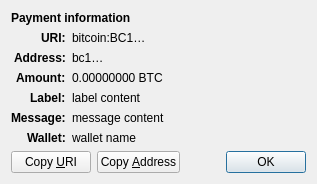
<?xml version="1.0" encoding="UTF-8"?>
<ui version="4.0">
 <class>ReceiveRequestDialog</class>
 <widget class="QDialog" name="ReceiveRequestDialog">
  <property name="geometry">
   <rect>
    <x>0</x>
    <y>0</y>
    <width>413</width>
    <height>229</height>
   </rect>
  </property>
  <property name="windowTitle">
   <string>Request payment to …</string>
  </property>
  <layout class="QGridLayout" name="gridLayout" columnstretch="0,1">
   <property name="sizeConstraint">
    <enum>QLayout::SetFixedSize</enum>
   </property>
   <item row="1" column="0" colspan="2">
    <widget class="QLabel" name="payment_header">
     <property name="font">
      <font>
       <weight>75</weight>
       <bold>true</bold>
      </font>
     </property>
     <property name="text">
      <string>Payment information</string>
     </property>
     <property name="textInteractionFlags">
      <set>Qt::NoTextInteraction</set>
     </property>
    </widget>
   </item>
   <item row="2" column="0" alignment="Qt::AlignRight|Qt::AlignTop">
    <widget class="QLabel" name="uri_tag">
     <property name="font">
      <font>
       <weight>75</weight>
       <bold>true</bold>
      </font>
     </property>
     <property name="text">
      <string notr="true">URI:</string>
     </property>
     <property name="textFormat">
      <enum>Qt::PlainText</enum>
     </property>
     <property name="textInteractionFlags">
      <set>Qt::NoTextInteraction</set>
     </property>
    </widget>
   </item>
   <item row="2" column="1" alignment="Qt::AlignTop">
    <widget class="QLabel" name="uri_content">
     <property name="text">
      <string notr="true">bitcoin:BC1…</string>
     </property>
     <property name="textFormat">
      <enum>Qt::RichText</enum>
     </property>
     <property name="wordWrap">
      <bool>true</bool>
     </property>
     <property name="textInteractionFlags">
      <set>Qt::TextSelectableByMouse</set>
     </property>
    </widget>
   </item>
   <item row="3" column="0" alignment="Qt::AlignRight|Qt::AlignTop">
    <widget class="QLabel" name="address_tag">
     <property name="font">
      <font>
       <weight>75</weight>
       <bold>true</bold>
      </font>
     </property>
     <property name="text">
      <string>Address:</string>
     </property>
     <property name="textInteractionFlags">
      <set>Qt::NoTextInteraction</set>
     </property>
    </widget>
   </item>
   <item row="3" column="1" alignment="Qt::AlignTop">
    <widget class="QLabel" name="address_content">
     <property name="text">
      <string notr="true">bc1…</string>
     </property>
     <property name="textFormat">
      <enum>Qt::PlainText</enum>
     </property>
     <property name="textInteractionFlags">
      <set>Qt::TextSelectableByMouse</set>
     </property>
    </widget>
   </item>
   <item row="4" column="0" alignment="Qt::AlignRight|Qt::AlignTop">
    <widget class="QLabel" name="amount_tag">
     <property name="font">
      <font>
       <weight>75</weight>
       <bold>true</bold>
      </font>
     </property>
     <property name="text">
      <string>Amount:</string>
     </property>
     <property name="textInteractionFlags">
      <set>Qt::NoTextInteraction</set>
     </property>
    </widget>
   </item>
   <item row="4" column="1" alignment="Qt::AlignTop">
    <widget class="QLabel" name="amount_content">
     <property name="text">
      <string notr="true">0.00000000 BTC</string>
     </property>
     <property name="textFormat">
      <enum>Qt::PlainText</enum>
     </property>
     <property name="textInteractionFlags">
      <set>Qt::TextSelectableByMouse</set>
     </property>
    </widget>
   </item>
   <item row="5" column="0" alignment="Qt::AlignRight|Qt::AlignTop">
    <widget class="QLabel" name="label_tag">
     <property name="font">
      <font>
       <weight>75</weight>
       <bold>true</bold>
      </font>
     </property>
     <property name="text">
      <string>Label:</string>
     </property>
     <property name="textInteractionFlags">
      <set>Qt::NoTextInteraction</set>
     </property>
    </widget>
   </item>
   <item row="5" column="1" alignment="Qt::AlignTop">
    <widget class="QLabel" name="label_content">
     <property name="text">
      <string notr="true">label content</string>
     </property>
     <property name="textFormat">
      <enum>Qt::PlainText</enum>
     </property>
     <property name="wordWrap">
      <bool>true</bool>
     </property>
     <property name="textInteractionFlags">
      <set>Qt::TextSelectableByMouse</set>
     </property>
    </widget>
   </item>
   <item row="6" column="0" alignment="Qt::AlignRight|Qt::AlignTop">
    <widget class="QLabel" name="message_tag">
     <property name="font">
      <font>
       <weight>75</weight>
       <bold>true</bold>
      </font>
     </property>
     <property name="text">
      <string>Message:</string>
     </property>
     <property name="textInteractionFlags">
      <set>Qt::NoTextInteraction</set>
     </property>
    </widget>
   </item>
   <item row="6" column="1" alignment="Qt::AlignTop">
    <widget class="QLabel" name="message_content">
     <property name="text">
      <string notr="true">message content</string>
     </property>
     <property name="textFormat">
      <enum>Qt::PlainText</enum>
     </property>
     <property name="wordWrap">
      <bool>true</bool>
     </property>
     <property name="textInteractionFlags">
      <set>Qt::TextSelectableByMouse</set>
     </property>
    </widget>
   </item>
   <item row="7" column="0" alignment="Qt::AlignRight|Qt::AlignTop">
    <widget class="QLabel" name="wallet_tag">
     <property name="font">
      <font>
       <weight>75</weight>
       <bold>true</bold>
      </font>
     </property>
     <property name="text">
      <string>Wallet:</string>
     </property>
     <property name="textInteractionFlags">
      <set>Qt::NoTextInteraction</set>
     </property>
    </widget>
   </item>
   <item row="7" column="1" alignment="Qt::AlignTop">
    <widget class="QLabel" name="wallet_content">
     <property name="text">
      <string notr="true">wallet name</string>
     </property>
     <property name="textFormat">
      <enum>Qt::PlainText</enum>
     </property>
     <property name="wordWrap">
      <bool>true</bool>
     </property>
     <property name="textInteractionFlags">
      <set>Qt::TextSelectableByMouse</set>
     </property>
    </widget>
   </item>
   <item row="8" column="0" colspan="2">
    <layout class="QHBoxLayout" name="horizontalLayout">
     <item>
      <widget class="QPushButton" name="btnCopyURI">
       <property name="text">
        <string>Copy &amp;URI</string>
       </property>
       <property name="autoDefault">
        <bool>false</bool>
       </property>
      </widget>
     </item>
     <item>
      <widget class="QPushButton" name="btnCopyAddress">
       <property name="text">
        <string>Copy &amp;Address</string>
       </property>
       <property name="autoDefault">
        <bool>false</bool>
       </property>
      </widget>
     </item>
     <item>
      <spacer name="horizontalSpacer_2">
       <property name="orientation">
        <enum>Qt::Horizontal</enum>
       </property>
       <property name="sizeHint" stdset="0">
        <size>
         <width>40</width>
         <height>20</height>
        </size>
       </property>
      </spacer>
     </item>
     <item>
      <widget class="QDialogButtonBox" name="buttonBox">
       <property name="focusPolicy">
        <enum>Qt::StrongFocus</enum>
       </property>
       <property name="standardButtons">
        <set>QDialogButtonBox::Ok</set>
       </property>
      </widget>
     </item>
    </layout>
   </item>
  </layout>
 </widget>
 <tabstops>
  <tabstop>buttonBox</tabstop>
  <tabstop>btnCopyURI</tabstop>
  <tabstop>btnCopyAddress</tabstop>
 </tabstops>
 <resources/>
 <connections>
  <connection>
   <sender>buttonBox</sender>
   <signal>accepted()</signal>
   <receiver>ReceiveRequestDialog</receiver>
   <slot>accept()</slot>
   <hints>
    <hint type="sourcelabel">
     <x>135</x>
     <y>230</y>
    </hint>
    <hint type="destinationlabel">
     <x>135</x>
     <y>126</y>
    </hint>
   </hints>
  </connection>
 </connections>
</ui>
